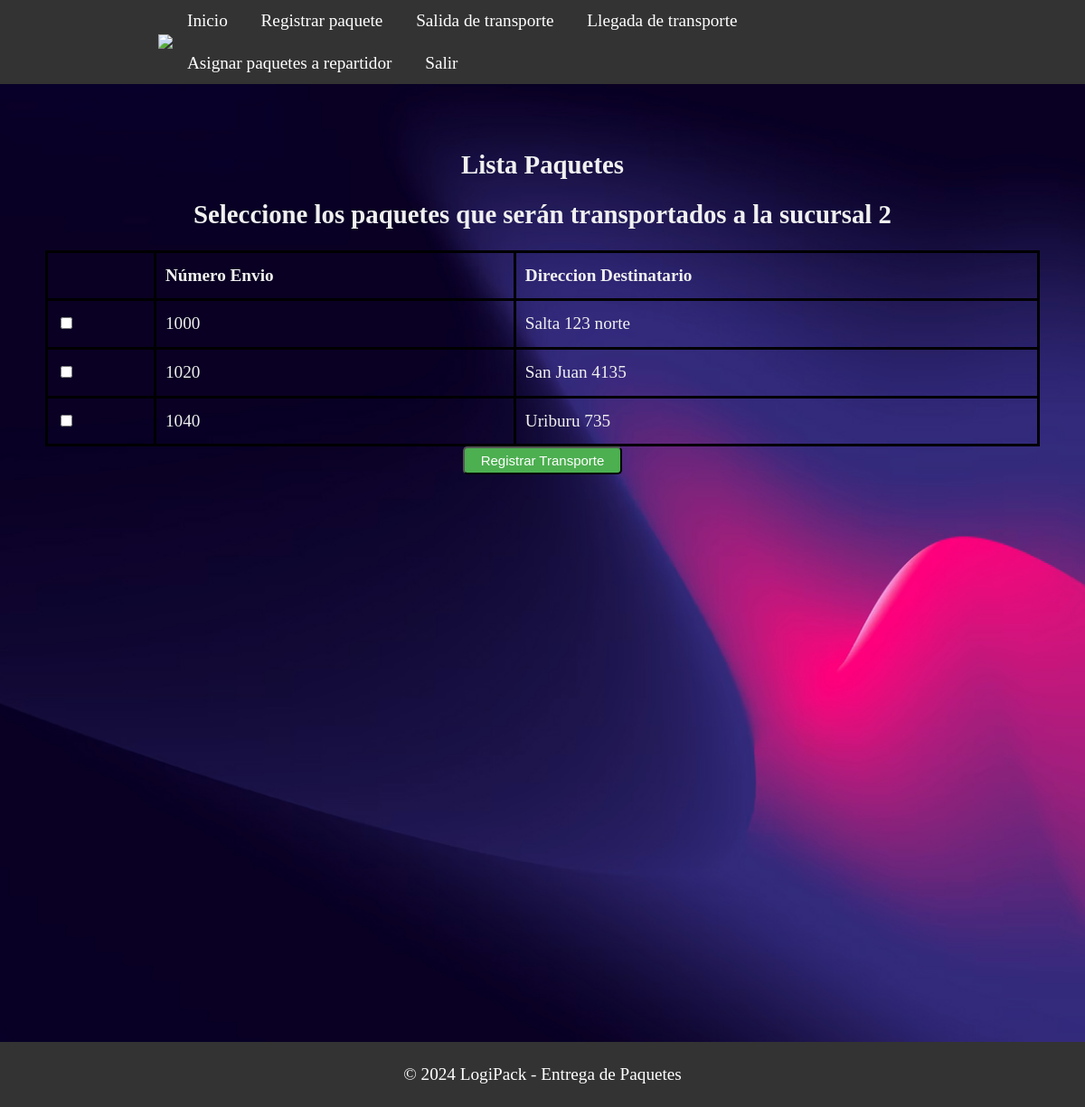
The app's page /seleccionar_paquetes/2 with its own data.
### models.py (models this page shows)
class Paquete(db.Model):
    __tablename__ = 'paquete'
    id = db.Column(db.Integer,primary_key=True)
    numeroenvio = db.Column(db.String(20),unique=True,nullable=False)
    peso = db.Column(db.String(80),nullable=False)
    nomdestinatario = db.Column(db.String(80),nullable=False)
    dirdestinatario = db.Column(db.String(80),nullable=False)
    entregado =  db.Column(db.String(80),nullable=False)
    observaciones =  db.Column(db.String(80),nullable=False)
    idsucursal= db.Column(db.Integer,db.ForeignKey('sucursal.id'))
    idtransporte= db.Column(db.Integer,db.ForeignKey('transporte.id'))
    idrepartidor= db.Column(db.Integer,db.ForeignKey('repartidor.id'))

### app.py (the view)
@app.route('/seleccionar_paquetes/<int:sucursal_id>')
def seleccionar_paquetes(sucursal_id):
    paquetes = Paquete.query.filter_by(entregado=False, idrepartidor=0).all() #Busca los paquetes que no fueron entregados o que no tiene repartidores asignados
    return render_template('despachanteListaPaquetes.html', paquetes=paquetes, sucursal_id=sucursal_id)

### templates/despachanteListaPaquetes.html (shortened to what this page needs)
<!DOCTYPE html>
<html>
<head>
    <link rel="stylesheet" type="text/css" href="{{ url_for('static', filename='css/style_sucursales.css') }}">
</head>
<body>
<header class="header">
    <div class="container logo-container">
        <a href="#" class="logo"><img src="{{ url_for('static', filename='img/logo.jpg') }}"></a>
        <nav class="menu">
            <ul>
                <li><a href="{{ url_for('saludo') }}">Inicio</a></li>
                <li><a href="{{ url_for('despachante_registrar_paquete',sucursal_id=sucursal_id) }}">Registrar paquete</a></li>
                <li><a href="{{ url_for('salidaTransporte',sucursal_id=sucursal_id) }}">Salida de transporte</a></li>
                <li><a href="{{ url_for('seleccionar_transporte', sucursal_id=sucursal_id) }}">Llegada de transporte</a></li>
                <li><a href="#">Asignar paquetes a repartidor</a></li>
                <li><a href="{{ url_for('sucursales') }}">Salir</a></li>
            </ul>
        </nav>
    </div>
</header>
<section class="section-principal">
    <div class="containerSucursal">
        {% if paquetes %}
            <h1>Lista Paquetes</h1>
            <h2>Seleccione los paquetes que serán transportados a la sucursal  {{sucursal_id}}</h2>
            <form action="{{ url_for('registrar_paquete_transporte') }}" method="POST">
                <table>
                    <thead>
                        <tr>
                            <th></th>
                            <th>Número Envio</th>
                            <th>Direccion Destinatario</th>
                        </tr>
                    </thead>
                    <tbody>
                        {% for paquete in paquetes %}
                            <tr>
                                <td>
                                    <input type="checkbox" name="paquetes" value="{{ paquete.numeroenvio }}">
                                </td>
                                <td>{{ paquete.numeroenvio }}</td>
                                <td>{{ paquete.dirdestinatario }}</td>
                            </tr>
                        {% endfor %}
                    </tbody>
                </table>
                <button type="submit" class="sesion">Registrar Transporte</button>
            </form>
        {% else %}
            <h1>No hay paquetes sin entregar!!</h1>
            <a class="sesion" href="{{ url_for('principalDespachante',sucursal_id=sucursal_id) }}">Volver al Menu</a>
            <a class= "sesion" href="{{ url_for('despachante_registrar_paquete',sucursal_id=sucursal_id) }}">Registrar Nuevos Paquetes</a>
        {% endif %}
    </div>
</section>
<footer>
    <div class="container">
        <p>&copy; 2024 LogiPack - Entrega de Paquetes</p>
    </div>
</footer>
</body>
</html>

### static/css/style_sucursales.css (style rules this page uses)
body { width: 100%; font-family: georgia,times,serif; color: #333; background-image: url('hero-bg.jpg'); background-size: cover; font-size: 1.2rem; line-height: 1.6em; margin: 0; }
.header { background:#333; color:white; }
.header a { color:white; text-decoration:none; }
.menu ul { margin: 0; padding: 0; list-style: none; }
.menu ul li { display: inline-block; }
.menu ul li a { display: block; padding: 0.5rem 1rem; transition: all 0.4s linear; border-radius: 5px; }
.logo { letter-spacing: 15px; font-size:1.3em; }
.logo img { width: 2.2em; }
.logo-container { display: flex; justify-content: space-between; align-items: center; }
.container { max-width: 850px; margin: 0 auto; }
.sesion { display: inline-block; background-color: #4CAF50; color: #fff; padding: 5px 18px; text-decoration: none; font-size: 15px; border-radius: 5px; transition: background-color 0.3s ease; }
table { width: 100%; border-collapse: collapse; }
table, th, td { border: 3px solid black; }
th, td { padding: 10px; text-align: left; }
.section-principal { height: 120vh; padding: 50px; background:tomato; color:rgb(240,240,240); text-align: center; background-image: url('hero-bg.jpg'); background-size: cover; }
footer { background-color: #333; color: #fff; text-align: center; padding: 1px; }

### records on screen
Paquete: numeroenvio "1000", dirdestinatario "Salta 123 norte"
Paquete: numeroenvio "1020", dirdestinatario "San Juan 4135"
Paquete: numeroenvio "1040", dirdestinatario "Uriburu 735"

### other values on screen
{{ sucursal_id }} "2"
